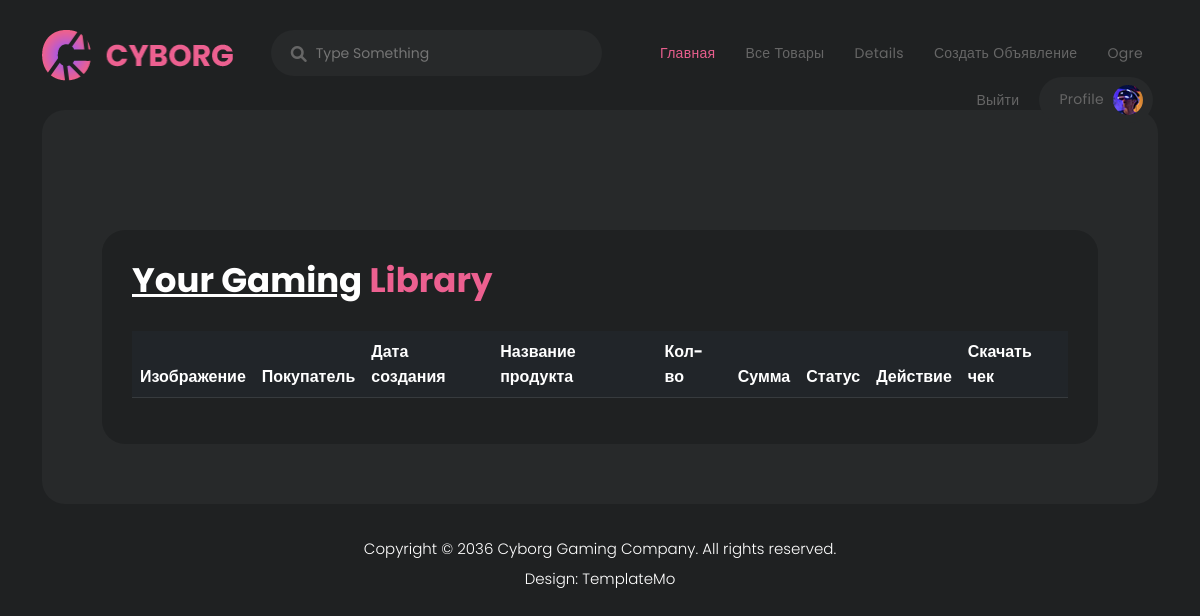
The page /payment_requests/ (signed in) on the database as committed earlier.
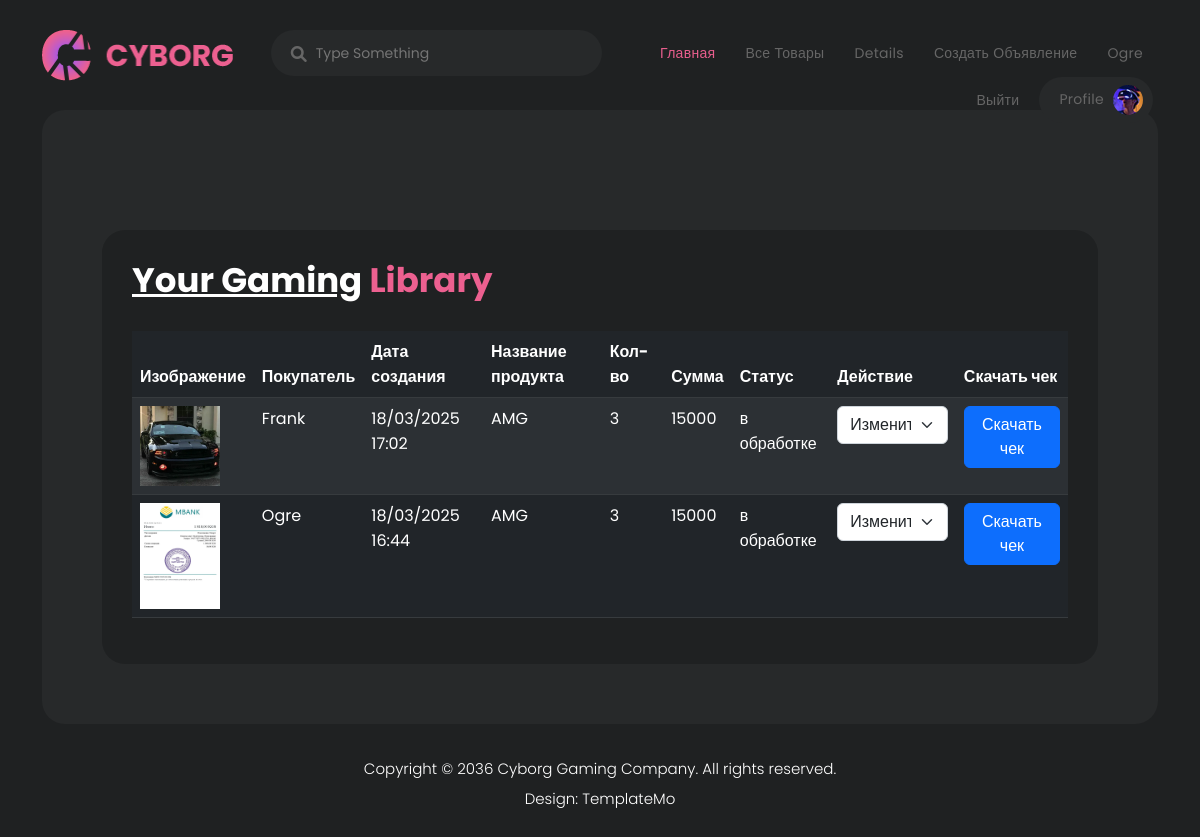
The same page on the database as committed later.
### user/models.py (models this page shows, shortened)
class MyUser(AbstractBaseUser):
    first_name = models.CharField(
        max_length=123,
        verbose_name='Имя',
    )
    last_name = models.CharField(
        max_length=123,
        verbose_name='Фамилия',
        blank=True,
        null=True
    )
    email = models.EmailField(
        unique=True,
        verbose_name='Почта'
    )
    phone_number = models.CharField(
        max_length=15,
        verbose_name='Номер телефона'
    )
    avatar = models.ImageField(
        upload_to='media/user_avatar',
        verbose_name='Аватарка',
        blank=True,
        null=True
    )
    role = models.PositiveSmallIntegerField(
        choices=(
            (1, 'Обычный пользователь'),
            (2, 'Модератор'),
            (3, 'Бухгалтер'),
        ),
        default=1,
        verbose_name='Роль'
    )
    created_date = models.DateTimeField(
        auto_now_add=True
    )
    is_otp = models.BooleanField(
        default=False,
        verbose_name="Двухфакторная аутентификация"
        )
    is_admin = models.BooleanField(
        default=False
    )
    objects = MyUserManager()
    USERNAME_FIELD = 'email'
    REQUIRED_FIELDS = ['first_name', 'phone_number']
    class Meta:
        verbose_name = 'Пользователь'
        verbose_name_plural = 'Пользователи'

### main/models.py (models this page shows, shortened)
class PaymentRequest(models.Model):
    user = models.ForeignKey(
        User,
        on_delete=models.CASCADE,
        related_name='orders',
        verbose_name='Пользователь'
    )
    product = models.ForeignKey(
        Product,
        on_delete=models.CASCADE,
        verbose_name='Продукт',
        related_name='orders'
    )
    is_paid = models.BooleanField(
        verbose_name='Приянто',
        default=False
    )
    created_date = models.DateTimeField(
        auto_now_add=True,
        verbose_name='Дата создания'
    )
    update_date = models.DateTimeField(
        auto_now=True,
        verbose_name='Дата изменения'
    )
    quantity = models.PositiveSmallIntegerField(
        verbose_name='Количество',
        default=1
    )
    check_image = models.ImageField(
        verbose_name='Чек',
        upload_to='media/check'
    )
    total_price = models.PositiveIntegerField(
        verbose_name='Сумма'
    )
    status = models.CharField(
        choices=OrderStatusEnum.choices,
        default=OrderStatusEnum.IN_PROCESSING,
        verbose_name='Статус оплаты',
        max_length=15
    )
    class Meta:
        verbose_name = 'Заявка на оплату'
        verbose_name_plural = 'Заявки на оплату'

class Product(models.Model):
    user = models.ForeignKey(User, on_delete=models.CASCADE)
    title = models.CharField(
        max_length=123,
        verbose_name='Название'
    )
    category = models.ForeignKey(
        Category,
        on_delete=models.PROTECT,
        verbose_name='Категория'
    )
    main_image = models.ImageField(
        upload_to='media/main_covers',
        verbose_name='Главное фото',
        help_text='Фото которое будет отобрадажаться на обложке объявления'
    )
    images = models.ManyToManyField(
        Image,
        verbose_name='Изображения'
    )
    description = models.TextField(
        verbose_name='Описание'
    )
    price = models.DecimalField(
        max_digits=8,
        decimal_places=2,
        verbose_name='Цена'
    )
    is_active = models.BooleanField(
        default=True,
        verbose_name='Активен'
    )
    def __str__(self):
        return self.title
    class Meta:
        verbose_name = 'Продукт'
        verbose_name_plural = 'Продукты'

### main/views.py (the view)
# urls.py: path('payment_requests/', views.payment_request_list_view, name='payment_requests'),
def payment_request_list_view(request):
    payment_requests = PaymentRequest.objects.filter(product__user=request.user).order_by('-id')
    return render(
        request=request,
        template_name='main/payment_request.html',
        context={
            'payment_requests': payment_requests
        }
    )

### main/templates/main/payment_request.html (shortened to what this page needs)
{% extends 'base.html' %}
{% load static %}
{% block content %}
<div class="container">
  <div class="row">
    <div class="col-lg-12">
      <div class="page-content">
        <div class="gaming-library profile-library">
          <div class="col-lg-12">
            <div class="heading-section">
              <h4><em>Your Gaming</em> Library</h4>
            </div>
            <div class="table-responsive">
              <table class="table table-dark table-striped">
                <thead>
                  <tr>
                    <th>Изображение</th>
                    <th>Покупатель</th>
                    <th>Дата создания</th>
                    <th>Название продукта</th>
                    <th>Кол-во</th>
                    <th>Сумма</th>
                    <th>Статус</th>
                    <th>Действие</th>
                    <th>Скачать чек</th>
                  </tr>
                </thead>
                <tbody>
                  {% for payment_request in payment_requests %}
                    <tr>
                      <td>
                        <img src="{{ payment_request.check_image.url }}" alt="" class="img-fluid" style="width: 80px; height: auto;">
                      </td>
                      <td>{{ payment_request.user.first_name }}</td>
                      <td>{{ payment_request.created_date|date:"d/m/Y H:i" }}</td>
                      <td>{{ payment_request.product }}</td>
                      <td>{{ payment_request.quantity }}</td>
                      <td>{{ payment_request.total_price }}</td>
                      <td>{{ payment_request.get_status_display }}</td>
                      <td>
                        <form method="post" action="{% url 'payment_request_update_status' payment_request.id %}">
                          <select class="form-select" name="status" onchange="this.form.submit()">
                            <option selected disabled>Изменить статус</option>
                          </select>
                        </form>
                      </td>
                      <td>
                        <a download="{{ payment_request.check_image.url }}" href="{{ payment_request.check_image.url }}" class="btn btn-primary">Скачать чек</a>
                      </td>
                    </tr>
                  {% endfor %}
                </tbody>
              </table>
            </div>
          </div>
        </div>
      </div>
    </div>
  </div>
</div>
{% endblock %}

### main/templates/base.html (shortened to what this page needs)
{% load static %}
<html lang="en">
<head>
  <head>
    <link href="{% static 'vendor/bootstrap/css/bootstrap.min.css' %}" rel="stylesheet">
    <link rel="stylesheet" href="{% static 'assets/css/fontawesome.css' %}">
    <link rel="stylesheet" href="{% static 'assets/css/templatemo-cyborg-gaming.css' %}">
    <link rel="stylesheet" href="{% static 'assets/css/owl.css' %}">
    <link rel="stylesheet" href="{% static 'assets/css/animate.css' %}">
  </head>
</head>
<body>
  <header class="header-area header-sticky">
    <div class="container">
        <div class="row">
            <div class="col-12">
                <nav class="main-nav">
                    <a href="{% url 'index' %}" class="logo">
                        <img src="{% static 'assets/images/logo.png' %}" alt="">
                    </a>
                    <div class="search-input">
                      <form id="search" action="{% url 'catalog' %}" method="get">
                        <input type="text" placeholder="Type Something" id='searchText' name="product_search" onkeypress="handle" />
                        <i class="fa fa-search"></i>
                      </form>
                    </div>
                    <ul class="nav">
                        <li><a href="{% url 'index' %}" class="active">Главная</a></li>
                        <li><a href="{% url 'catalog' %}">Все товары</a></li>
                        <li><a href="details.html">Details</a></li>
                        {% if not request.user.is_authenticated %}
                            <li><a href="{% url 'login' %}">Войти</a></li>
                            <li><a href="{% url 'register' %}">Регистрация</a></li>
                        {% else %}
                            <li><a href="{% url 'product_create' %}">Создать объявление</a></li>
                            <li><a href="#">{{ request.user.first_name }}</a></li>
                            <li><a href="{% url 'logout' %}">Выйти</a></li>
                        {% endif %}
                        <li><a href="{% url 'user_profile' %}">Profile <img src="{% static 'assets/images/profile-header.jpg' %}" alt=""></a></li>
                    </ul>
                </nav>
            </div>
        </div>
    </div>
  </header>
  {% block content %}
  {% endblock %}
  <footer>
    <div class="container">
      <div class="row">
        <div class="col-lg-12">
          <p>Copyright © 2036 <a href="#">Cyborg Gaming</a> Company. All rights reserved.
          <br>Design: <a href="https://templatemo.com" target="_blank" title="free CSS templates">TemplateMo</a></p>
        </div>
      </div>
    </div>
  </footer>
</body>
</html>

### static/assets/css/templatemo-cyborg-gaming.css (style rules this page uses)
html, body, div, span, applet, object, iframe, h1, h2, h3, h4, h5, h6, p, blockquote, div pre, a, abbr, acronym, address, big, cite, code, del, dfn, em, font, img, ins, kbd, q, s, samp, small, strike, strong, sub, sup, tt, var, b, u, i, center, dl, dt, dd, ol, ul, li, figure, header, nav, section, article, aside, footer, figcaption { margin: 0; padding: 0; border: 0; outline: 0; }
ul, li { padding: 0; margin: 0; list-style: none; }
header, nav, section, article, aside, footer, hgroup { display: block; }
* { box-sizing: border-box; }
html, body { font-family: 'Poppins', sans-serif; font-weight: 400; background-color: #1e1e1e; font-size: 16px; -ms-text-size-adjust: 100%; -webkit-font-smoothing: antialiased; -moz-osx-font-smoothing: grayscale; }
a { color: #CCC; text-decoration: none !important; }
h1, h2, h3, h4, h5, h6 { margin-top: 0px; margin-bottom: 0px; color: #fff; font-weight: 700; }
ul { margin-bottom: 0px; }
p { font-size: 15px; line-height: 30px; color: #fff; }
img { width: 100%; overflow: hidden; }
html, body { background: #1f2122; font-family: 'Poppins', sans-serif; }
body .page-content { margin-top: 110px; background-color: #27292a; padding: 60px; border-radius: 23px; }
p { font-size: 15px; color: #666; line-height: 30px; margin-bottom: 0px; }
.heading-section h4 { color: #ec6090; font-size: 34px; text-decoration: none; margin-bottom: 30px; }
.heading-section h4 em { color: #fff; font-style: normal; text-decoration: underline; }
.header-area { background-color: transparent; position: absolute; height: 70px; top: 15px; left: 0; right: 0; z-index: 100; -webkit-transition: all .5s ease 0s; -moz-transition: all .5s ease 0s; -o-transition: all .5s ease 0s; transition: all .5s ease 0s; }
.header-area .main-nav { min-height: 80px; background: transparent; display: flex; padding: 15px 0px; border-radius: 50px; }
.header-area .main-nav #search { position: relative; }
.header-area .main-nav #search input { background-color: #27292a; height: 46px; border-radius: 23px; border: none; color: #666; font-size: 14px; padding: 0px 15px 0px 45px; }
.header-area .main-nav #search i { position: absolute; color: #666; left: 20px; top: 16px; width: 18px; height: 18px; font-size: 16px; }
.header-area .main-nav .logo { border-right: 1px solid #27292a; flex-basis: 25%; margin-right: 5%; -webkit-transition: all 0.3s ease 0s; -moz-transition: all 0.3s ease 0s; -o-transition: all 0.3s ease 0s; transition: all 0.3s ease 0s; }
.header-area .main-nav .logo img { width: 191px; }
.header-area .main-nav .nav { display: inline-flex; flex-basis: 70%; justify-content: flex-end; vertical-align: middle; text-align: right; margin-top: 0px; margin-right: 0px; -webkit-transition: all 0.3s ease 0s; -moz-transition: all 0.3s ease 0s; -o-transition: all 0.3s ease 0s; transition: all 0.3s ease 0s; position: relative; z-index: 999; }
.header-area .main-nav .nav li { padding-left: 10px; padding-right: 10px; display: inline-block; }
.header-area .main-nav .nav li a { display: block; font-weight: 400; font-size: 14px; text-transform: capitalize; color: #666; -webkit-transition: all 0.3s ease 0s; -moz-transition: all 0.3s ease 0s; -o-transition: all 0.3s ease 0s; transition: all 0.3s ease 0s; border: transparent; padding: 13px 10px; border-radius: 18px; letter-spacing: .3px; }
.header-area .main-nav .nav li:last-child a { background-color: #27292a; padding: 8px 10px 8px 20px; border-radius: 23px; }
.header-area .main-nav .nav li:last-child a img { max-width: 30px; border-radius: 50%; margin-left: 5px; }
.header-area .main-nav .nav li:hover a, .header-area .main-nav .nav li a.active { color: #e75e8d !important; }
.header-area.header-sticky { min-height: 70px; }
.header-area.header-sticky .nav li a.active { color: #fff; }
@media (max-width: 1200px) { .header-area .main-nav .nav li { padding-left: 10px; padding-right: 10px; } }
@media (max-width: 1200px) { .header-area .main-nav:before { display: none; } }
.gaming-library { margin-top: 60px; padding: 30px; background-color: #1f2122; border-radius: 23px; }
footer p { text-align: center; padding: 30px 0px; color: #fff; font-weight: 300; }
footer p a { color: #fff; transition: all .3s; }
body { overflow-x: hidden; }
@media (max-width: 1200px) { .header-area .main-nav .nav li { padding-right: 5px; padding-left: 5px; } }
@media (max-width: 1200px) { .header-area .main-nav .logo { margin-right: 30px; border-right: none; } }

Rows that differ between the two databases and show on the page:
added PaymentRequest: check_image (picture), user.first_name "Frank", created_date "18/03/2025 17:02", product "AMG", quantity "3", total_price "15000", status "в обработке"
added PaymentRequest: check_image (picture), user.first_name "Ogre", created_date "18/03/2025 16:44", product "AMG", quantity "3", total_price "15000", status "в обработке"
